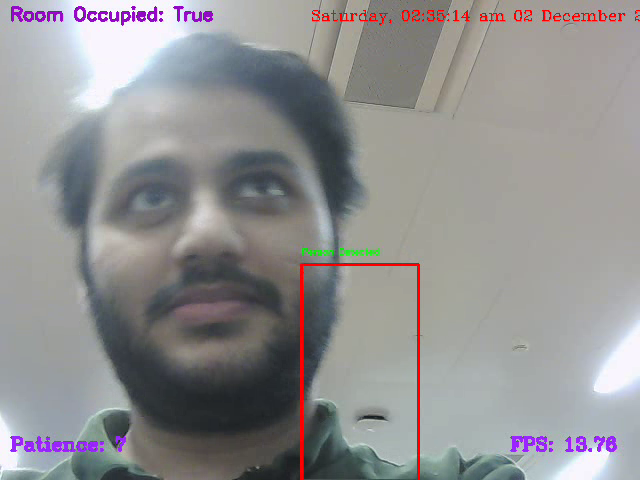
#> input picture frame 26 of rpi/activity_vlogs/Saturday, 02-35-12 am 02 December 2023-detect.mp4, 640 x 480 px, given in place of the camera
$ python appori.py
#> lines starting #> are read from the running program, lines starting #| are printed output that depends on the picture
import numpy as np
import cv2
import time
import datetime
from collections import deque
import logging
import yaml
import paho.mqtt.client as mqtt
import requests
import base64
import json
import os
# [5 lines of commented-out code are left out]


def is_person_present(frame, kernel=None, thresh=5000):

    global foog

    # Applying background subtraction
    fgmask = foog.apply(frame)

    # Getting rid of the shadows
    ret, fgmask = cv2.threshold(fgmask, 250, 255, cv2.THRESH_BINARY)

    # Applying some morphological operations to make sure you have a good mask
    fgmask = cv2.dilate(fgmask,kernel,iterations = 4)

    # Detecting contours in the frame
    contours, hierarchy = cv2.findContours(fgmask,cv2.RETR_EXTERNAL,cv2.CHAIN_APPROX_SIMPLE)

    # Checking if there was a contour and the area is somewhat higher than some threshold so we know its a person and not noise
    if contours and cv2.contourArea(max(contours, key = cv2.contourArea)) > thresh:

            # Getting the max contour
            cnt = max(contours, key = cv2.contourArea)

            # Drawing a bounding box around the person and label it as person detected
            x,y,w,h = cv2.boundingRect(cnt)
            cv2.rectangle(frame,(x ,y),(x+w,y+h),(0,0,255),2)
            cv2.putText(frame,'Person Detected',(x,y-10), cv2.FONT_HERSHEY_SIMPLEX, 0.3, (0,255,0), 1, cv2.LINE_AA)

            return True, frame


    # Otherwise report there was no one present
    else:
        return False, frame


# def intruder_detect():
#Final code to run & cover corner cases as well
cv2.namedWindow('frame', cv2.WINDOW_NORMAL)

kernel = None

cap = cv2.VideoCapture(0)   #put video feed here

# Getting width and height of the frame
width = int(cap.get(3))
height = int(cap.get(4))

# Initializing the background Subtractor
foog = cv2.createBackgroundSubtractorMOG2( detectShadows = True, varThreshold = 100, history = 2000)

# Status is True when person is present and False when the person is not present.
status = False

# After the person disapears from view, wait atleast 7 seconds before making the status False
patience = 7

# We don't consider an initial detection unless its detected 15 times, this gets rid of false positives
detection_thresh = 15

# Initial time for calculating if patience time is up
initial_time = None

# We are creating a deque object of length detection_thresh and will store individual detection statuses here
de = deque([False] * detection_thresh, maxlen=detection_thresh)

# Initialize these variables for calculating FPS
fps = 0
frame_counter = 0
start_time = time.time()


while(True):

    ret, frame = cap.read()
#> frame is the input picture: shape (480, 640, 3); mean B, G, R 145.2, 144.8, 145.6
    if not ret:
        break

    # This function will return a boolean variable telling if someone was present or not, it will also draw boxes if it
    # finds someone
    detected, annotated_image = is_person_present(frame)
#> in is_person_present, `fgmask = foog.apply(frame)`: fgmask: shape (480, 640); every value is 127
#> in is_person_present, `ret, fgmask = cv2.threshold(fgmask, 250, 255, cv2.THRESH_BINARY)`: fgmask: shape (480, 640); every value is 0
#> in is_person_present, `contours, hierarchy = cv2.findContours(fgmask,cv2.RETR_EXTERNAL,cv2.CH..`: contours = []
#> detected = False

    # Register the current detection status on our deque object
    de.appendleft(detected)

    # If we have consectutively detected a person 15 times then we are sure that soemone is present
    # We also make this is the first time that this person has been detected so we only initialize the videowriter once
    if sum(de) == detection_thresh and not status:
            status = True
            entry_time = datetime.datetime.now().strftime("%A, %I-%M-%S %p %d %B %Y")
            out = cv2.VideoWriter('outputs/{}.mp4'.format(entry_time), cv2.VideoWriter_fourcc(*'XVID'), 15.0, (width, height))

    # If status is True but the person is not in the current frame
    if status and not detected:

        # Restart the patience timer only if the person has not been detected for a few frames so we are sure it was'nt a
        # False positive
        if sum(de) > (detection_thresh/2):

            if initial_time is None:
                initial_time = time.time()

        elif initial_time is not None:

            # If the patience has run out and the person is still not detected then set the status to False
            # Also save the video by releasing the video writer and send a text message.
            if  time.time() - initial_time >= patience:
                status = False
                exit_time = datetime.datetime.now().strftime("%A, %I:%M:%S %p %d %B %Y")
                out.release()
                initial_time = None

                #body = "Alert: \n A Person Entered the Room at {} \n Left the room at {}".format(entry_time, exit_time)
                #send_message(body, info_dict)

    # If significant amount of detections (more than half of detection_thresh) has occured then we reset the Initial Time.
    elif status and sum(de) > (detection_thresh/2):
        initial_time = None

    # Get the current time in the required format
    current_time = datetime.datetime.now().strftime("%A, %I:%M:%S %p %d %B %Y")

    # Display the FPS
    cv2.putText(annotated_image, 'FPS: {:.2f}'.format(fps), (510, 450), cv2.FONT_HERSHEY_COMPLEX, 0.6, (255, 40, 155),2)

    # Display Time
    cv2.putText(annotated_image, current_time, (310, 20), cv2.FONT_HERSHEY_COMPLEX, 0.5, (0, 0, 255),1)

    # Display the Room Status
    cv2.putText(annotated_image, 'Room Occupied: {}'.format(str(status)), (10, 20), cv2.FONT_HERSHEY_SIMPLEX, 0.6,
                (200, 10, 150),2)

    # Show the patience Value
    if initial_time is None:
        text = 'Patience: {}'.format(patience)
    else:
        text = 'Patience: {:.2f}'.format(max(0, patience - (time.time() - initial_time)))

    cv2.putText(annotated_image, text, (10, 450), cv2.FONT_HERSHEY_COMPLEX, 0.6, (255, 40, 155) , 2)
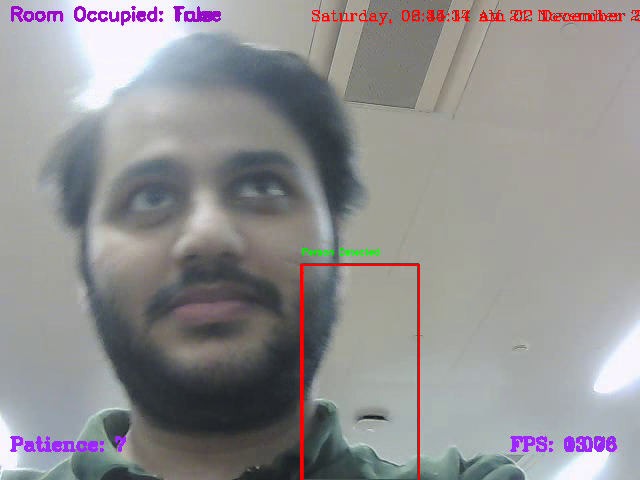
#> annotated_image: shape (480, 640, 3); mean B, G, R 145.3, 144.2, 145.9

    # If status is true save the frame
    if status:
        out.write(annotated_image)

    # Show the Frame
    cv2.imshow('frame',frame)

    # Calculate the Average FPS
    frame_counter += 1
    fps = (frame_counter / (time.time() - start_time))


    # Exit if q is pressed.
    if cv2.waitKey(30) == ord('q'):
#> (key q is pressed here)
        break

# Release Capture and destroy windows
cap.release()
cv2.destroyAllWindows()
#> (the run stopped early here; a loop or call above may not have finished)

$ run again, starting later in the video
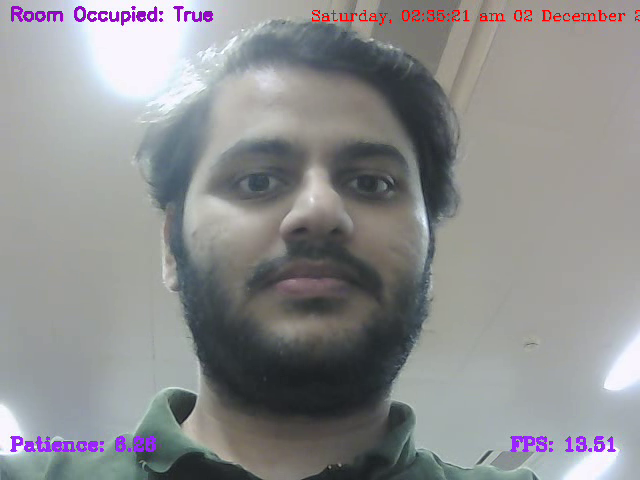
#> input picture frame 117 of rpi/activity_vlogs/Saturday, 02-35-12 am 02 December 2023-detect.mp4, 640 x 480 px, given in place of the camera
#> frame is the input picture: shape (480, 640, 3); mean B, G, R 143.1, 142.3, 141.6
#> contours = []
#> detected = False
#> `cv2.putText(annotated_image, text, (10, 450), cv2.FONT_HERSHEY_COMPLEX..`:
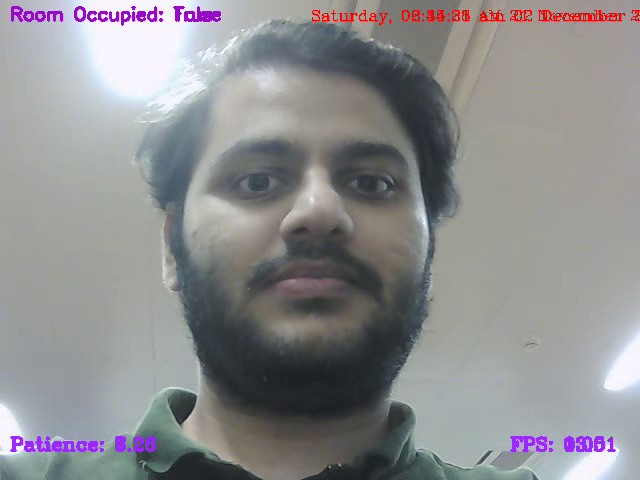
#> annotated_image: shape (480, 640, 3); mean B, G, R 143.1, 141.8, 141.9

$ run again, starting later in the video
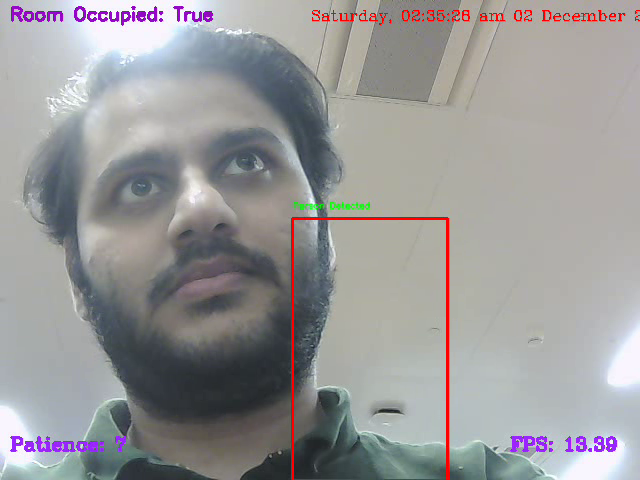
#> input picture frame 208 of rpi/activity_vlogs/Saturday, 02-35-12 am 02 December 2023-detect.mp4, 640 x 480 px, given in place of the camera
#> frame is the input picture: shape (480, 640, 3); mean B, G, R 152.9, 152.5, 153.5
#> contours = []
#> detected = False
#> `cv2.putText(annotated_image, text, (10, 450), cv2.FONT_HERSHEY_COMPLEX..`:
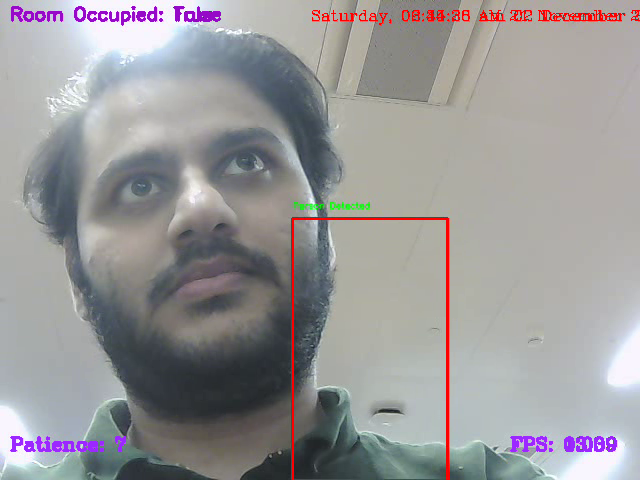
#> annotated_image: shape (480, 640, 3); mean B, G, R 152.9, 152, 153.7
